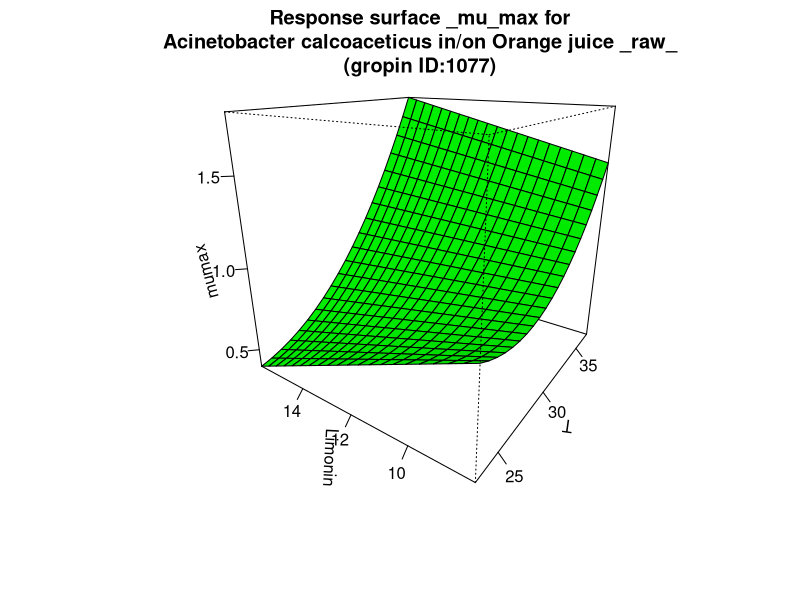

Recreate this plot in R.
#############################
# start of Parameter script
#############################
T <- seq(23.023,36.963036963037,length.out=21)
Limonin <- seq(8.008,15.984015984016,length.out=21)
#############################
# end of Parameter script
#############################
############################# 
# start of Model script Gropin ID 1077 
#############################
 
# constant coefficients for this model
 
variables <- data.frame(T,Limonin)
argumentsPar <- unique.data.frame(expand.grid(variables))
 
# heart of the model
response_surface <- function(T,Limonin) {
   mumax <-7.26-0.386*T+0.006*(T^2)-0.257*Limonin+0.008*T*Limonin

	return(mumax=mumax)
} 

# output parameters
responseSurface <- cbind(argumentsPar,response_surface(argumentsPar['T'],argumentsPar['Limonin']))
colnames(responseSurface) <- c(colnames(argumentsPar),'mumax')
#############################
# End of Model script
#############################
############################# 
# start of Visualisation script Gropin ID 1077 
#############################
titleText <-'Response surface _mu_max for
Acinetobacter calcoaceticus in/on Orange juice _raw_
(gropin ID:1077)'
persp(T,Limonin,matrix(unlist(responseSurface$'mumax'),nrow=21),col = 'green',xlab='T',ylab='Limonin',zlab='mumax',main=titleText,theta=305,phi=20,shade=0.25,ticktype = 'detailed')
#############################
# End of Visualisation script
#############################
